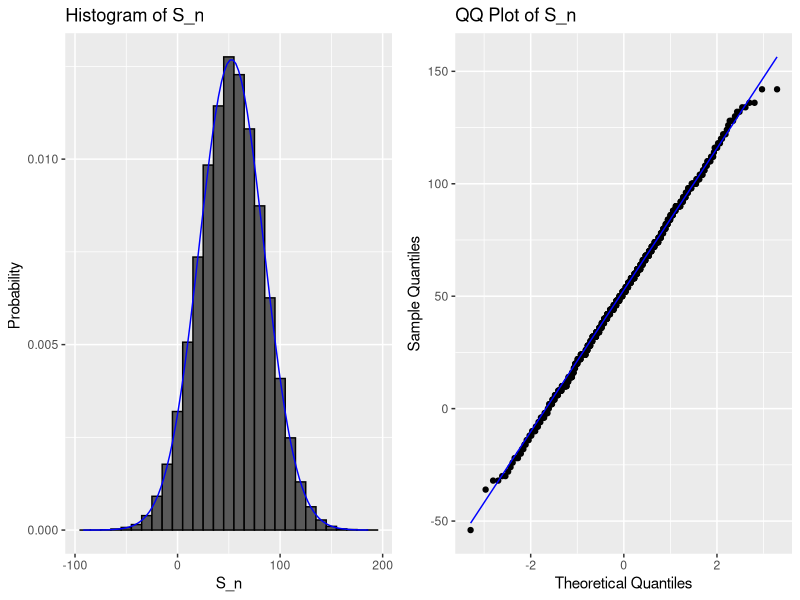

This chart was generated by the following R code:
## ---- chunk 1
color <- rep(c("Black", "Red", "Green"), times = c(18, 18, 2))
## ---- chunk 2
n <- 1000
x <- sample(ifelse(color == "Black", -1, 1), n, replace = TRUE)
## ---- chunk 3
x <- sample(c(-1, 1), n, replace = TRUE, prob = c(9/19, 10/19))
## ---- chunk 4
s <- sum(x)
## ---- chunk 5
n <- 1000
roulette_winnings <- function(n){
  x <- sample(c(-1, 1), n, replace = TRUE, prob = c(9/19, 10/19))
  sum(x)
}
s <- replicate(100000, roulette_winnings(n))
## ---- chunk 6
mean(s < 0)
## ---- chunk 7
library(tidyverse)
normal_density <- data.frame(x = seq(min(s), max(s), length = 100)) |> 
  mutate(f = dnorm(x, mean(s), sd(s)))
p1 <- data.frame(S_n = s) |> ggplot(aes(S_n, after_stat(density))) +
  geom_histogram(color = "black", binwidth = 10) +
  ylab("Probability") +
  geom_line(data = normal_density, mapping = aes(x, f), color = "blue") +
  labs(y = "Probability ", title = "Histogram of S_n") 


qq_sample <- sample(s, 1000)  # take a subset of 1,000 values

p2 <- data.frame(S_n = qq_sample) |>
  ggplot(aes(sample = S_n)) +
  stat_qq(distribution = qnorm) +
  stat_qq_line(distribution = qnorm, color = "blue") +
  labs(x = "Theoretical Quantiles", y = "Sample Quantiles") +
  ggtitle("QQ Plot of S_n")
gridExtra::grid.arrange(p1, p2, ncol = 2)
## ---- chunk 8
2*sqrt(90)/19
## ---- chunk 9
sqrt(n)*2*sqrt(90)/19
## ---- chunk 10
mean(s)
sd(s)
## ---- chunk 11
pnorm(0, n*(20 - 18)/38, sqrt(n)*2*sqrt(90)/19)
## ---- chunk 12
mean(s < 0)
## ---- chunk 13
pbinom(n/2 - 1, size = n, prob = 10/19)
